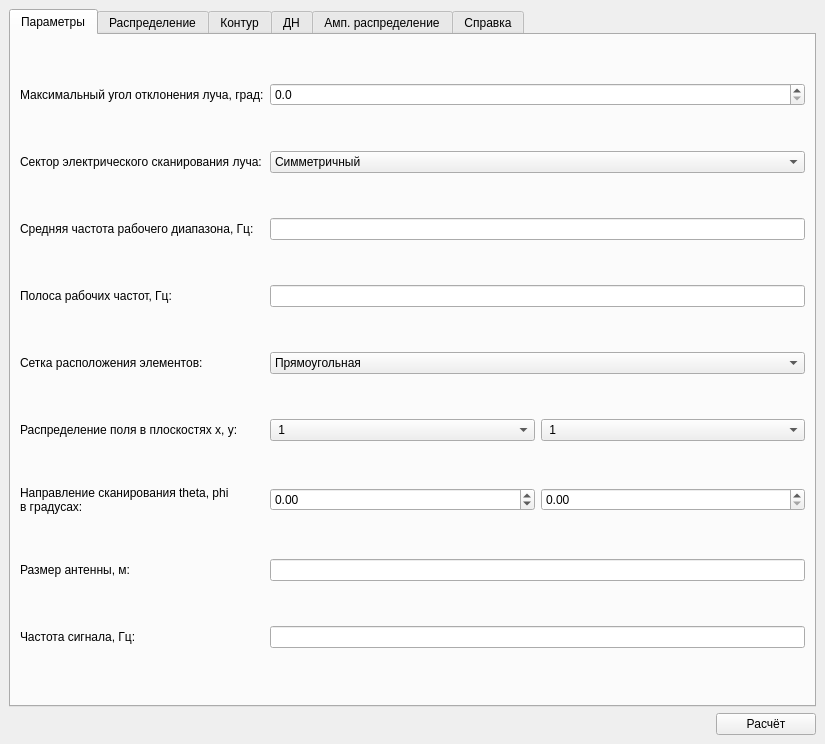
<?xml version="1.0" encoding="UTF-8"?>
<ui version="4.0">
 <class>MainWindow</class>
 <widget class="QMainWindow" name="MainWindow">
  <property name="enabled">
   <bool>true</bool>
  </property>
  <property name="geometry">
   <rect>
    <x>0</x>
    <y>0</y>
    <width>825</width>
    <height>744</height>
   </rect>
  </property>
  <property name="windowTitle">
   <string>Расчёт ФАР</string>
  </property>
  <widget class="QWidget" name="centralwidget">
   <layout class="QVBoxLayout" name="verticalLayout">
    <item>
     <widget class="QTabWidget" name="tabWidget">
      <property name="currentIndex">
       <number>0</number>
      </property>
      <widget class="QWidget" name="parametr">
       <attribute name="title">
        <string>Параметры</string>
       </attribute>
       <layout class="QHBoxLayout" name="horizontalLayout_2">
        <item>
         <layout class="QGridLayout" name="gridLayout">
          <item row="2" column="1">
           <widget class="QLineEdit" name="f0_value"/>
          </item>
          <item row="4" column="0">
           <widget class="QLabel" name="grid_label">
            <property name="text">
             <string>Сетка расположения элементов:</string>
            </property>
           </widget>
          </item>
          <item row="0" column="0">
           <widget class="QLabel" name="theta_max_label">
            <property name="text">
             <string>Максимальный угол отклонения луча, град:</string>
            </property>
           </widget>
          </item>
          <item row="3" column="0">
           <widget class="QLabel" name="delta_f_label">
            <property name="text">
             <string>Полоса рабочих частот, Гц:</string>
            </property>
           </widget>
          </item>
          <item row="6" column="1">
           <layout class="QHBoxLayout" name="horizontalLayout_3">
            <item>
             <widget class="QComboBox" name="dist_x_value">
              <property name="sizePolicy">
               <sizepolicy hsizetype="Preferred" vsizetype="Maximum">
                <horstretch>0</horstretch>
                <verstretch>0</verstretch>
               </sizepolicy>
              </property>
              <item>
               <property name="text">
                <string> 1</string>
               </property>
              </item>
              <item>
               <property name="text">
                <string> 2</string>
               </property>
              </item>
              <item>
               <property name="text">
                <string> 3</string>
               </property>
              </item>
              <item>
               <property name="text">
                <string> 4</string>
               </property>
              </item>
              <item>
               <property name="text">
                <string> 5</string>
               </property>
              </item>
              <item>
               <property name="text">
                <string> 6</string>
               </property>
              </item>
             </widget>
            </item>
            <item>
             <widget class="QComboBox" name="dist_y_value">
              <property name="sizePolicy">
               <sizepolicy hsizetype="Preferred" vsizetype="Maximum">
                <horstretch>0</horstretch>
                <verstretch>0</verstretch>
               </sizepolicy>
              </property>
              <item>
               <property name="text">
                <string> 1</string>
               </property>
              </item>
              <item>
               <property name="text">
                <string> 2</string>
               </property>
              </item>
              <item>
               <property name="text">
                <string> 3</string>
               </property>
              </item>
              <item>
               <property name="text">
                <string> 4</string>
               </property>
              </item>
              <item>
               <property name="text">
                <string> 5</string>
               </property>
              </item>
              <item>
               <property name="text">
                <string> 6</string>
               </property>
              </item>
             </widget>
            </item>
           </layout>
          </item>
          <item row="7" column="1">
           <layout class="QHBoxLayout" name="horizontalLayout_4">
            <item>
             <widget class="QDoubleSpinBox" name="theta_0_value">
              <property name="minimum">
               <double>-90.000000000000000</double>
              </property>
              <property name="maximum">
               <double>90.000000000000000</double>
              </property>
             </widget>
            </item>
            <item>
             <widget class="QDoubleSpinBox" name="phi_0_value">
              <property name="maximum">
               <double>360.000000000000000</double>
              </property>
             </widget>
            </item>
           </layout>
          </item>
          <item row="0" column="1">
           <widget class="QDoubleSpinBox" name="theta_max_value">
            <property name="decimals">
             <number>1</number>
            </property>
            <property name="maximum">
             <double>90.000000000000000</double>
            </property>
           </widget>
          </item>
          <item row="7" column="0">
           <widget class="QLabel" name="thetaphi_label">
            <property name="sizePolicy">
             <sizepolicy hsizetype="Preferred" vsizetype="Maximum">
              <horstretch>0</horstretch>
              <verstretch>0</verstretch>
             </sizepolicy>
            </property>
            <property name="text">
             <string>Направление сканирования theta, phi
в градусах:</string>
            </property>
           </widget>
          </item>
          <item row="2" column="0">
           <widget class="QLabel" name="f0_label">
            <property name="text">
             <string>Средняя частота рабочего диапазона, Гц:</string>
            </property>
           </widget>
          </item>
          <item row="3" column="1">
           <widget class="QLineEdit" name="delta_f_value"/>
          </item>
          <item row="4" column="1">
           <widget class="QComboBox" name="grid_value">
            <item>
             <property name="text">
              <string>Прямоугольная</string>
             </property>
            </item>
            <item>
             <property name="text">
              <string>Гексагональная</string>
             </property>
            </item>
           </widget>
          </item>
          <item row="8" column="1">
           <widget class="QLineEdit" name="size_value"/>
          </item>
          <item row="8" column="0">
           <widget class="QLabel" name="size_label">
            <property name="text">
             <string>Размер антенны, м:</string>
            </property>
           </widget>
          </item>
          <item row="1" column="0">
           <widget class="QLabel" name="sector_label">
            <property name="text">
             <string>Сектор электрического сканирования луча:</string>
            </property>
           </widget>
          </item>
          <item row="6" column="0">
           <widget class="QLabel" name="dist_label">
            <property name="sizePolicy">
             <sizepolicy hsizetype="Preferred" vsizetype="Maximum">
              <horstretch>0</horstretch>
              <verstretch>0</verstretch>
             </sizepolicy>
            </property>
            <property name="text">
             <string>Распределение поля в плоскостях x, y:</string>
            </property>
           </widget>
          </item>
          <item row="1" column="1">
           <widget class="QComboBox" name="sector_value">
            <item>
             <property name="text">
              <string>Симметричный</string>
             </property>
            </item>
            <item>
             <property name="text">
              <string>Конический</string>
             </property>
            </item>
           </widget>
          </item>
          <item row="9" column="0">
           <widget class="QLabel" name="f_label">
            <property name="text">
             <string>Частота сигнала, Гц:</string>
            </property>
           </widget>
          </item>
          <item row="9" column="1">
           <widget class="QLineEdit" name="f_value"/>
          </item>
         </layout>
        </item>
       </layout>
      </widget>
      <widget class="QWidget" name="distribution">
       <attribute name="title">
        <string>Распределение</string>
       </attribute>
       <layout class="QHBoxLayout" name="horizontalLayout">
        <item>
         <layout class="QGridLayout" name="dist_layout">
          <item row="1" column="1">
           <spacer name="verticalSpacer">
            <property name="orientation">
             <enum>Qt::Vertical</enum>
            </property>
            <property name="sizeHint" stdset="0">
             <size>
              <width>20</width>
              <height>40</height>
             </size>
            </property>
           </spacer>
          </item>
          <item row="1" column="2">
           <spacer name="verticalSpacer_2">
            <property name="orientation">
             <enum>Qt::Vertical</enum>
            </property>
            <property name="sizeHint" stdset="0">
             <size>
              <width>20</width>
              <height>40</height>
             </size>
            </property>
           </spacer>
          </item>
         </layout>
        </item>
       </layout>
      </widget>
      <widget class="QWidget" name="contour">
       <attribute name="title">
        <string>Контур</string>
       </attribute>
       <layout class="QVBoxLayout" name="verticalLayout_2">
        <item>
         <widget class="QWidget" name="widget" native="true"/>
        </item>
       </layout>
      </widget>
      <widget class="QWidget" name="DN">
       <attribute name="title">
        <string>ДН</string>
       </attribute>
       <layout class="QVBoxLayout" name="verticalLayout_3"/>
      </widget>
      <widget class="QWidget" name="amplt_dist">
       <attribute name="title">
        <string>Амп. распределение</string>
       </attribute>
       <layout class="QVBoxLayout" name="verticalLayout_4">
        <item>
         <widget class="QWidget" name="widget_3" native="true"/>
        </item>
       </layout>
      </widget>
      <widget class="QWidget" name="man">
       <attribute name="title">
        <string>Справка</string>
       </attribute>
       <layout class="QGridLayout" name="gridLayout_2">
        <item row="3" column="1">
         <widget class="QLabel" name="label_14">
          <property name="text">
           <string/>
          </property>
          <property name="pixmap">
           <pixmap resource="../resources/resources.qrc">:/root/img/equation3.svg</pixmap>
          </property>
         </widget>
        </item>
        <item row="5" column="0">
         <widget class="QLabel" name="label_10">
          <property name="sizePolicy">
           <sizepolicy hsizetype="Minimum" vsizetype="Preferred">
            <horstretch>0</horstretch>
            <verstretch>0</verstretch>
           </sizepolicy>
          </property>
          <property name="text">
           <string>5.</string>
          </property>
         </widget>
        </item>
        <item row="6" column="1">
         <widget class="QLabel" name="label_20">
          <property name="text">
           <string/>
          </property>
          <property name="pixmap">
           <pixmap resource="../resources/resources.qrc">:/root/img/equation6.svg</pixmap>
          </property>
         </widget>
        </item>
        <item row="2" column="1">
         <widget class="QLabel" name="label_19">
          <property name="text">
           <string/>
          </property>
          <property name="pixmap">
           <pixmap resource="../resources/resources.qrc">:/root/img/equation2.svg</pixmap>
          </property>
         </widget>
        </item>
        <item row="4" column="0">
         <widget class="QLabel" name="label_17">
          <property name="sizePolicy">
           <sizepolicy hsizetype="Minimum" vsizetype="Preferred">
            <horstretch>0</horstretch>
            <verstretch>0</verstretch>
           </sizepolicy>
          </property>
          <property name="text">
           <string>4.</string>
          </property>
         </widget>
        </item>
        <item row="4" column="1">
         <widget class="QLabel" name="label_12">
          <property name="text">
           <string/>
          </property>
          <property name="pixmap">
           <pixmap resource="../resources/resources.qrc">:/root/img/equation4.svg</pixmap>
          </property>
         </widget>
        </item>
        <item row="1" column="0">
         <widget class="QLabel" name="label_9">
          <property name="sizePolicy">
           <sizepolicy hsizetype="Maximum" vsizetype="Preferred">
            <horstretch>0</horstretch>
            <verstretch>0</verstretch>
           </sizepolicy>
          </property>
          <property name="text">
           <string>1.</string>
          </property>
         </widget>
        </item>
        <item row="2" column="0">
         <widget class="QLabel" name="label_16">
          <property name="sizePolicy">
           <sizepolicy hsizetype="Minimum" vsizetype="Preferred">
            <horstretch>0</horstretch>
            <verstretch>0</verstretch>
           </sizepolicy>
          </property>
          <property name="text">
           <string>2.</string>
          </property>
         </widget>
        </item>
        <item row="5" column="1">
         <widget class="QLabel" name="label_13">
          <property name="text">
           <string/>
          </property>
          <property name="pixmap">
           <pixmap resource="../resources/resources.qrc">:/root/img/equation5.svg</pixmap>
          </property>
         </widget>
        </item>
        <item row="1" column="1">
         <widget class="QLabel" name="label_18">
          <property name="text">
           <string/>
          </property>
          <property name="pixmap">
           <pixmap resource="../resources/resources.qrc">:/root/img/equation1.svg</pixmap>
          </property>
         </widget>
        </item>
        <item row="6" column="0">
         <widget class="QLabel" name="label_11">
          <property name="sizePolicy">
           <sizepolicy hsizetype="Minimum" vsizetype="Preferred">
            <horstretch>0</horstretch>
            <verstretch>0</verstretch>
           </sizepolicy>
          </property>
          <property name="text">
           <string>6.</string>
          </property>
         </widget>
        </item>
        <item row="3" column="0">
         <widget class="QLabel" name="label_15">
          <property name="sizePolicy">
           <sizepolicy hsizetype="Minimum" vsizetype="Preferred">
            <horstretch>0</horstretch>
            <verstretch>0</verstretch>
           </sizepolicy>
          </property>
          <property name="text">
           <string>3.</string>
          </property>
         </widget>
        </item>
        <item row="0" column="1">
         <widget class="QLabel" name="label_21">
          <property name="sizePolicy">
           <sizepolicy hsizetype="Preferred" vsizetype="Fixed">
            <horstretch>0</horstretch>
            <verstretch>0</verstretch>
           </sizepolicy>
          </property>
          <property name="text">
           <string>Амплитудные распределения</string>
          </property>
          <property name="alignment">
           <set>Qt::AlignCenter</set>
          </property>
         </widget>
        </item>
       </layout>
      </widget>
     </widget>
    </item>
    <item alignment="Qt::AlignRight">
     <widget class="QPushButton" name="calc_value">
      <property name="minimumSize">
       <size>
        <width>100</width>
        <height>0</height>
       </size>
      </property>
      <property name="maximumSize">
       <size>
        <width>100</width>
        <height>16777215</height>
       </size>
      </property>
      <property name="text">
       <string>Расчёт</string>
      </property>
     </widget>
    </item>
   </layout>
  </widget>
 </widget>
 <resources>
  <include location="../resources/resources.qrc"/>
 </resources>
 <connections/>
</ui>
